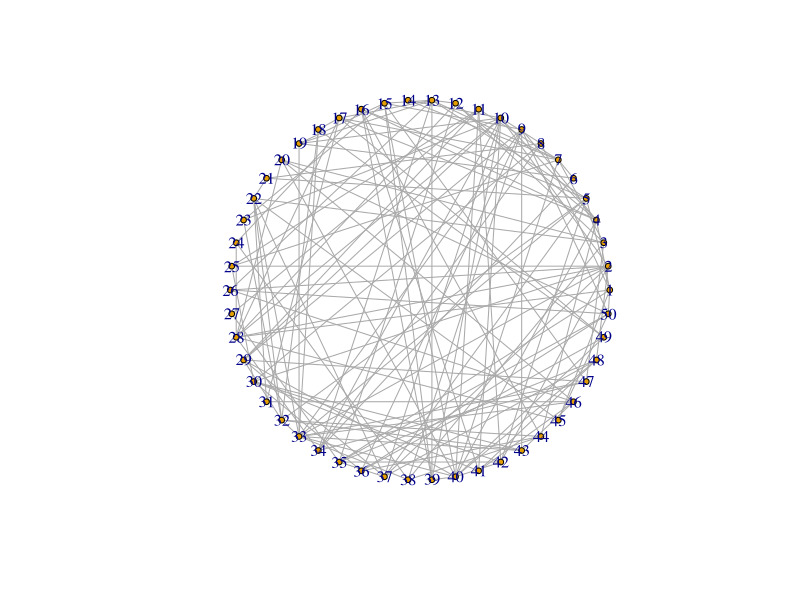

Here is the R script that generated this plot:
## An R implementation of Navid Dianati's MLF algorithm
library(igraph)

# find or generate da standard hairball to prune

pval = function(mode = "undirected", params){
  if(mode == "undirected"){
    return(pval_undirected(params))
  }else if (mode == "directed"){
    return(pval_directed(params))
  } else{
    stop("Mode must be either 'directed' or 'undirected'")
  }
}

pval_undirected = function(params){
  
  w = params[1]
  ku = params[2]
  kv = params[3]
  q = params[4]
  
  p = ku * kv * 1 / q / q / 2
  
  return(binom.test(x = w, n = q, p=p, alternative = "greater")[5]) #why does W have to be integer?
}

pval_directed = function(params){
  
  w = params[1]
  ku_out = params[2]
  kv_in = params[3]
  q = params[4]
  
  p = ku_out * kv_in * 1 / q / q / 1
  
  return(binom.test(x = w, n = q, p=p, alternative = "greater")[5])
}


prune = function(G, df, pct = NULL, num_remove=NULL){
  if(!is.null(pct)){
    deathrow = c()
    n = ecount(G)
    threshold_index = n - n*pct/100
    threshold_value = sort(E(G)$significance)[threshold_index]
    idx = E(G)$significance <= threshold_value
    G = delete.edges(G, which(idx))
    return(G)# fix all this stuff
  } else if(!is.null(num_remove)){
    n = ecount(G)
    ind = sort(E(G)$significance,partial=(num_remove))[num_remove]
    idx = which(E(G)$significance <= ind)
    G = delete_edges(G, idx)
    return(G)# fix all this stuff
  } else {
    stop("Something went wrong")
  }
}

compute_sig = function(G){
  if(is_directed(G)){
    return(compute_sig_directed(G))
  } else{
    return(compute_sig_dunirected(G))
  }
}

compute_sig_directed = function(G){
  # unimplemented?
}


compute_sig_undirected = function(G){
  ks = graph.strength(G) # weights used by default
  total_degree = sum(ks)
  sig = c()
  for(e in 1:ecount(G)){
    i0 = ends(G, E(G)[e])[1] # fix this: e should be the Eth edge
    i1 = ends(G, E(G)[e])[2] # fix this: e should be the Eth edge
    v0 = V(G)[i0]
    v1 = V(G)[i1]
    
    p = pval(params=c(E(G)$weight[e], ks[i0], ks[i1], total_degree/2)) #resume testing here
    sig[e] = -log(p$estimate)
  }
  E(G)$significance =  sig
  max_sig = max(E(G)$significance)
  for(e in 1:ecount(G)){
    if(is.na(E(G)$significance[e])){ # is na the right test here?
       E(G)$significance[e] = max_sig
    }
  }
  return(G)
}

# generate random graphs to test
rg <- erdos.renyi.game(50, 50*3, type="gnm", directed=F)
rg$layout <- layout.circle
V(rg)$size <- 3
plot(rg)
E(rg)$weight = sample(1:20, length(E(rg)), replace=T)

test = compute_sig_undirected(rg) #works!
test2 = prune(test, pct = 30)

